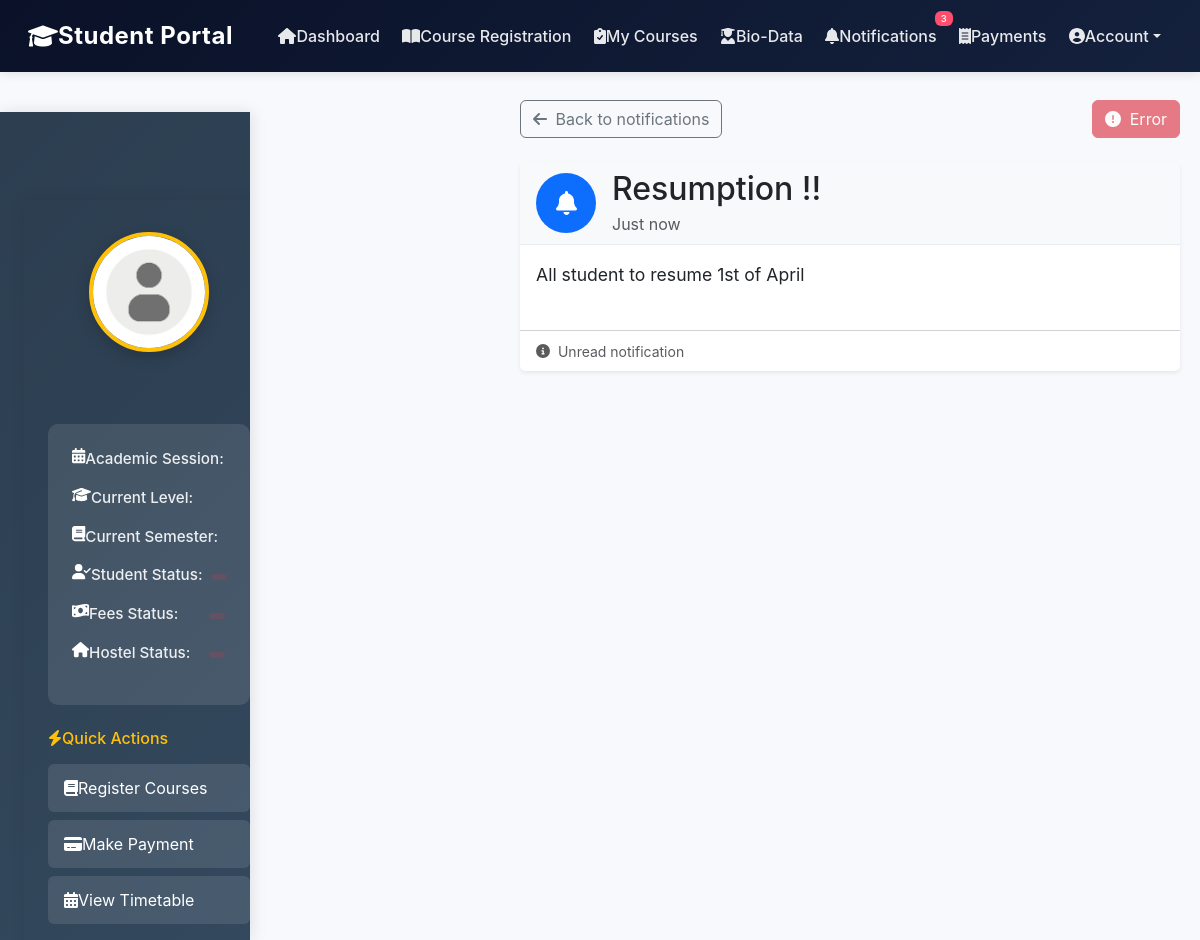
/student-notification/1/, run on the app's committed database.
### portal/models.py (models this page shows, shortened)
class Notification(models.Model):
    title = models.CharField(max_length=100)
    content = models.CharField(max_length=10000)

### portal/views.py (the view)
# urls.py: path('student-notification/<int:Notification_id>/',  views.View_Notification,  name='notification_page')
def View_Notification(request, Notification_id):
    user = request.user
    student = Student.objects.filter(application_number=user.username).first()
    notification = get_object_or_404(
        Notification,
        id=Notification_id,
    )
    return render(request, 'portal_notification_page.html', {
        'notification': notification,
        'student': student,
    })

### portal/templates/portal_notification_page.html (shortened to what this page needs)
{% load static %}
<!DOCTYPE html>
<html lang="en">
<head>
    <link rel="stylesheet" href="https://cdn.jsdelivr.net/npm/bootstrap@5.3.0/dist/css/bootstrap.min.css">
    <link rel="stylesheet" href="{% static 'css/student_portal.css' %}">
</head>
<body>
    {% include 'portal_navbar.html' %}
    <div class="sidebar text-white">
        {% include 'portal_sidebar.html' %}
    </div>
    <div class="container dashboard-container mt-4">
        <div class="d-flex justify-content-between align-items-center mb-4">
            <a href="#" class="btn btn-outline-secondary">
                <i class="fas fa-arrow-left me-1"></i> Back to notifications
            </a>
            <button class="btn btn-outline-primary" id="mark-as-read">
            </button>
        </div>
        <div class="card shadow-sm">
            <div class="card-header notification-header">
                <div class="d-flex align-items-center">
                    <div class="notification-icon bg-{{ notification.type_color|default:'primary' }} text-white rounded-circle d-flex align-items-center justify-content-center me-3">
                        <i class="{{ notification.icon|default:'fas fa-bell' }}"></i>
                    </div>
                    <div>
                        <h2 class="mb-1">{{ notification.title|default:"Notification" }}</h2>
                        <div class="text-muted">
                            <span>{{ notification.time|date:"F j, Y · h:i A"|default:"Just now" }}</span>
                        </div>
                    </div>
                </div>
            </div>
            <div class="card-body">
                {% if notification %}
                <div class="notification-content mb-4">
                    {{ notification.content|linebreaks }}
                </div>
                {% endif %}
            </div>
            <div class="card-footer text-muted bg-transparent">
                <small>
                    <i class="fas fa-info-circle me-1"></i>
                    {% if notification.read %}
                    Read on {{ notification.read_at|date:"M j, Y \a\t h:i A" }}
                    {% else %}
                    Unread notification
                    {% endif %}
                </small>
            </div>
        </div>
    </div>
</body>
</html>

### portal/static/css/student_portal.css (style rules this page uses)
:root { --primary-color: #4e73df; --success-color: #1cc88a; --info-color: #36b9cc; --warning-color: #f6c23e; --danger-color: #e74a3b; }
body { display: flex; min-height: 100vh; padding-top: 56px; background-color: #f8f9fc; font-family: 'Nunito', -apple-system, BlinkMacSystemFont, sans-serif; }
.sidebar { width: 250px; height: calc(100vh - 56px); position: fixed; left: 0; top: 56px; overflow-y: auto; z-index: 100; background: linear-gradient(180deg, var(--primary-color) 0%, #224abe 100%); box-shadow: 0 0.15rem 1.75rem 0 rgba(58, 59, 69, 0.15); }
.dashboard-container { margin-left: 250px; flex: 1; padding: 20px; }
.card { border: none; border-radius: 0.35rem; box-shadow: 0 0.15rem 1.75rem 0 rgba(58, 59, 69, 0.1); transition: all 0.3s ease; }
.card-header { background-color: #f8f9fc; border-bottom: 1px solid #e3e6f0; }

### portal/static/css/portal_sidebar.css (style rules this page uses)
.sidebar { background: linear-gradient(135deg, #2c3e50, #34495e); color: white; height: 100%; padding: 2rem 1.5rem; position: relative; overflow-y: auto; box-shadow: 2px 0 15px rgba(0, 0, 0, 0.1); display: flex; flex-direction: column; transition: all 0.3s ease; }

### portal/templates/portal_notification_page.html (style rules this page uses)
.notification-header { background-color: #f8f9fa; border-bottom: 1px solid #e9ecef; }
.notification-icon { width: 60px; height: 60px; font-size: 24px; }
.notification-content { font-size: 1.1rem; line-height: 1.6; }

### data on the page
Notification: title "Resumption !!", content "All student to resume 1st of April"

### other printed values
{{ notification.time|date:"F j, Y · h:i A"|default:"Just now" }} "Just now"
